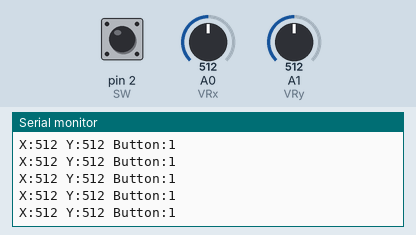
Recording of a sketch running on a simulated Arduino Uno, built with avr-gcc and run on an emulated ATmega328P. On the bench: the last lines printed to the serial monitor. Inputs (shaded band) come from the test bench; at power-on: A0 (VRx) = 512, A1 (VRy) = 512, pin 2 (SW) HIGH.

Above: at 1.2 s.
1.3 s: A0 (VRx) set to 716
At 1.31 s:
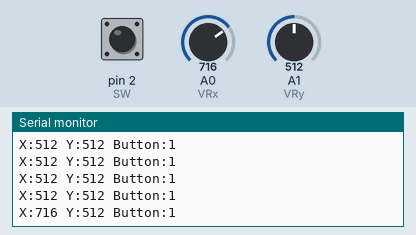
2.8 s: A1 (VRy) set to 716
At 2.83 s:
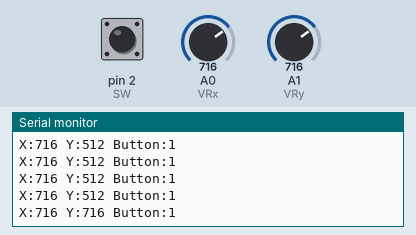
4.3 s: pin 2 (SW) pulled LOW for 0.15 s
At 4.34 s:
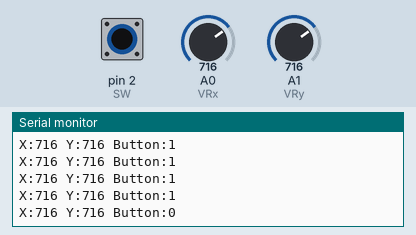
5.9 s: A0 (VRx) set to 1023
At 5.95 s:
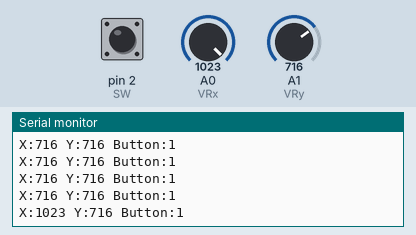
8.9 s: pin 2 (SW) pulled LOW for 1 s
At 8.97 s:
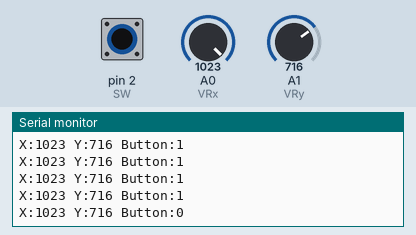
11.4 s: A1 (VRy) set to 900
At 11.49 s:
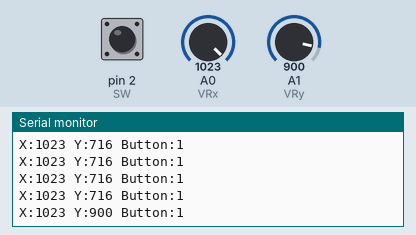
Timing chart, 0 to 13.9 s (numbered marks = the images above; inputs shaded):
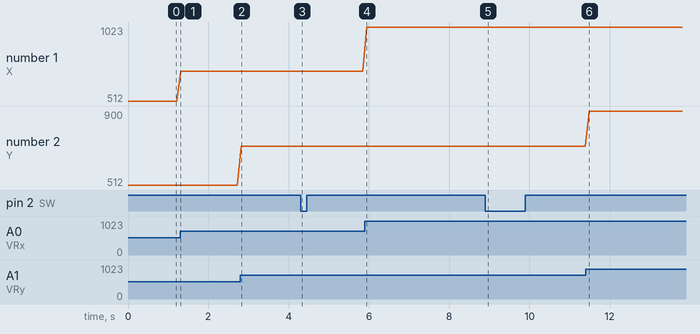

The sketch:

sketch_aug28a.ino
```cpp
int VRx = A0; // Pino do eixo X
int VRy = A1; // Pino do eixo Y
int SW = 2;   // Pino do botão (se necessário)

void setup() {
  Serial.begin(9600); // Inicializa a comunicação serial
  pinMode(SW, INPUT_PULLUP); // Configura o botão com pull-up interno
}

void loop() {
  int xValue = analogRead(VRx); // Lê o valor do eixo X
  int yValue = analogRead(VRy); // Lê o valor do eixo Y
  int buttonState = digitalRead(SW); // Lê o estado do botão

  // Envia os valores para o computador via Serial
  Serial.print("X:");
  Serial.print(xValue);
  Serial.print(" Y:");
  Serial.print(yValue);
  Serial.print(" Button:");
  Serial.println(buttonState);

  delay(100); // Pequeno atraso para evitar sobrecarga da comunicação serial
}
```

Measured:
- after the input at 1.3 s, the serial monitor: prints a new line at once (image 1)
- after the input at 2.8 s, the serial monitor: prints a new line at once (image 2)
- after the input at 4.3 s, the serial monitor: prints a new line at once (image 3)
- after the input at 5.9 s, the serial monitor: prints a new line at once (image 4)
- after the input at 8.9 s, the serial monitor: prints a new line after 0.07 s (image 5)
- after the input at 11.4 s, the serial monitor: prints a new line after 0.09 s (image 6)
- plotted number 1: 512 → 716 after the input at 1.3 s, 716 → 1023 after the input at 5.9 s
- plotted number 2: 716 → 900 after the input at 11.4 s
